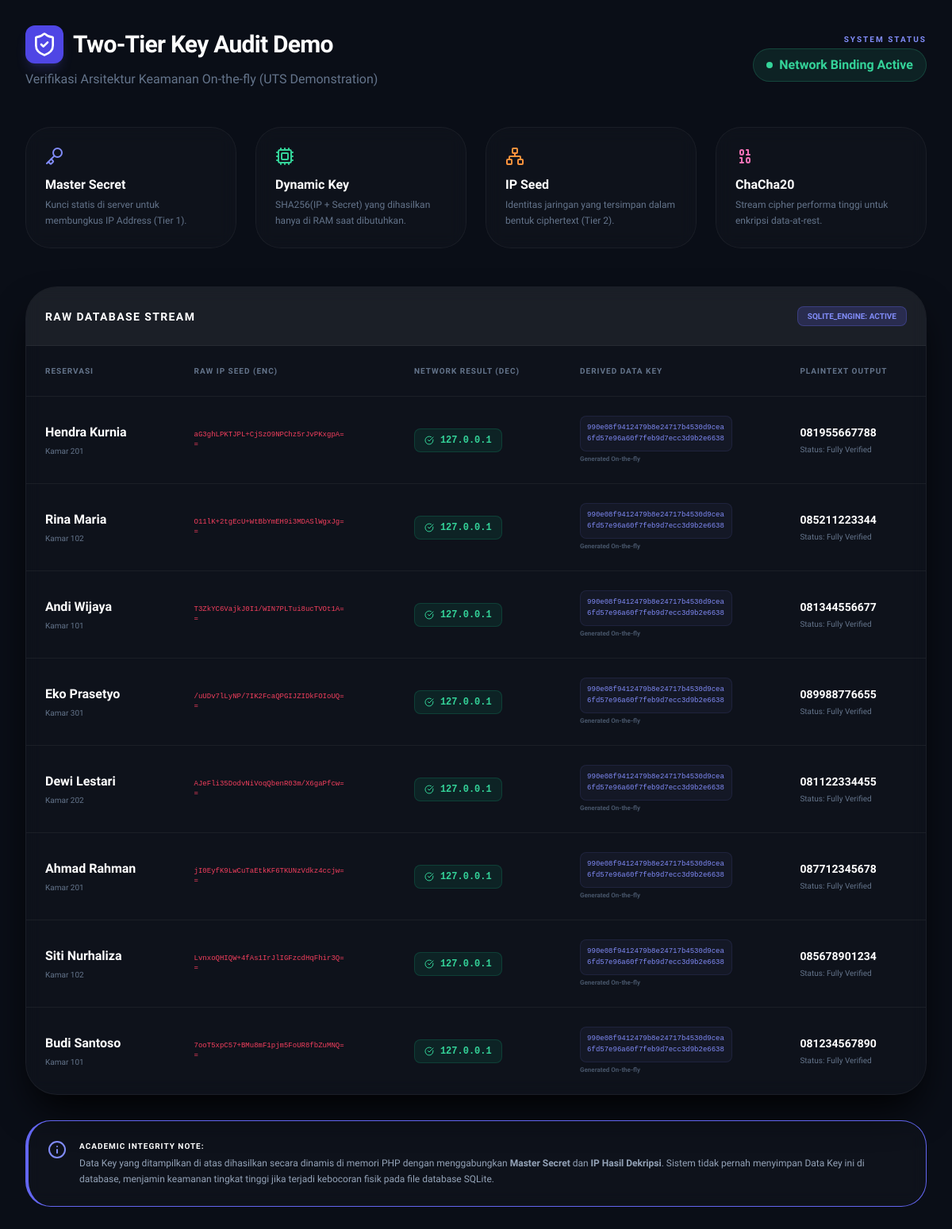
The page /audit_demo.php on the database its author committed.
### tables this page shows
CREATE TABLE reservations (
        id INTEGER PRIMARY KEY AUTOINCREMENT,
        customer_name TEXT,
        phone TEXT,
        email TEXT,
        address TEXT,
        check_in DATE,
        check_out DATE,
        notes TEXT, -- ATURAN 2: Sekarang Plaintext
        room_id INTEGER,
        status TEXT DEFAULT 'pending',
        encrypted_ip_seed TEXT, -- ATURAN 1 & 2: IP Terbungkus Master Key
        FOREIGN KEY(room_id) REFERENCES rooms(id)
    );

CREATE TABLE rooms (
        id INTEGER PRIMARY KEY AUTOINCREMENT,
        room_number TEXT UNIQUE,
        type TEXT,
        price INTEGER,
        status TEXT DEFAULT 'available'
    );

### helpers/security_helper.php (called while the page is built, shortened)
<?php
class SecurityHelper {
    private static function getMasterKey() {
        return hash('sha256', MASTER_SECRET, true);
    }
    public static function getDataKey($ip_address) {
        return hash('sha256', $ip_address . MASTER_SECRET, true);
    }
    public static function decryptData($ciphertext, $ip_address) {
        $key = self::getDataKey($ip_address);
        return self::coreDecrypt($ciphertext, $key);
    }
    public static function decryptIP($encrypted_ip) {
        $key = self::getMasterKey();
        return self::coreDecrypt($encrypted_ip, $key);
    }
    private static function coreDecrypt($base64_data, $key) {
        $decoded = base64_decode($base64_data);
        if (function_exists('sodium_crypto_stream_chacha20_xor')) {
            $nonce_len = 8;
            if (strlen($decoded) < $nonce_len) return "";
            $nonce = substr($decoded, 0, $nonce_len);
            $ciphertext = substr($decoded, $nonce_len);
            return (string)sodium_crypto_stream_chacha20_xor($ciphertext, $nonce, $key);
        } else {
            $nonce_len = 16;
            $nonce = substr($decoded, 0, $nonce_len);
            $ciphertext = substr($decoded, $nonce_len);
            return (string)openssl_decrypt($ciphertext, 'chacha20', $key, OPENSSL_RAW_DATA, $nonce);
        }
    }
}
?>

### audit_demo.php (the view, shortened to what this page needs)
<?php
require_once 'helpers/security_helper.php';
$db = new PDO("sqlite:" . DB_PATH);
$db->setAttribute(PDO::ATTR_ERRMODE, PDO::ERRMODE_EXCEPTION);
$query = "SELECT r.*, rm.room_number
          FROM reservations r
          JOIN rooms rm ON r.room_id = rm.id
          ORDER BY r.id DESC";
$data = $db->query($query)->fetchAll(PDO::FETCH_ASSOC);
?>
<!DOCTYPE html>
<html lang="en">
<head>
    <script src="https://cdn.tailwindcss.com"></script>
</head>
<body class="bg-[#0a0e17] text-slate-300 min-h-screen p-8">
    <div class="max-w-7xl mx-auto">
        <div class="flex justify-between items-center mb-12">
            <div>
                <h1 class="text-3xl font-black text-white tracking-tight flex items-center gap-3">
                    <span class="p-2 bg-indigo-600 rounded-xl shadow-lg shadow-indigo-500/20">
                        <i data-lucide="shield-check" class="w-8 h-8"></i>
                    </span>
                    Two-Tier Key Audit Demo
                </h1>
                <p class="text-slate-500 mt-2 font-medium">Verifikasi Arsitektur Keamanan On-the-fly (UTS Demonstration)</p>
            </div>
            <div class="text-right">
                <div class="text-[10px] font-bold text-indigo-400 uppercase tracking-[0.2em] mb-1">System Status</div>
                <div class="flex items-center gap-2 text-emerald-400 font-bold bg-emerald-400/10 px-4 py-2 rounded-full border border-emerald-400/20">
                    <span class="w-2 h-2 bg-emerald-400 rounded-full animate-pulse"></span>
                    Network Binding Active
                </div>
            </div>
        </div>
        <div class="grid grid-cols-1 md:grid-cols-4 gap-6 mb-12">
            <div class="glass p-6 rounded-[2rem]">
                <div class="text-indigo-400 mb-3"><i data-lucide="key" class="w-6 h-6"></i></div>
                <h3 class="text-white font-bold mb-1">Master Secret</h3>
                <p class="text-xs text-slate-500 leading-relaxed">Kunci statis di server untuk membungkus IP Address (Tier 1).</p>
            </div>
            <div class="glass p-6 rounded-[2rem]">
                <div class="text-emerald-400 mb-3"><i data-lucide="cpu" class="w-6 h-6"></i></div>
                <h3 class="text-white font-bold mb-1">Dynamic Key</h3>
                <p class="text-xs text-slate-500 leading-relaxed">SHA256(IP + Secret) yang dihasilkan hanya di RAM saat dibutuhkan.</p>
            </div>
            <div class="glass p-6 rounded-[2rem]">
                <div class="text-orange-400 mb-3"><i data-lucide="network" class="w-6 h-6"></i></div>
                <h3 class="text-white font-bold mb-1">IP Seed</h3>
                <p class="text-xs text-slate-500 leading-relaxed">Identitas jaringan yang tersimpan dalam bentuk ciphertext (Tier 2).</p>
            </div>
            <div class="glass p-6 rounded-[2rem]">
                <div class="text-pink-400 mb-3"><i data-lucide="binary" class="w-6 h-6"></i></div>
                <h3 class="text-white font-bold mb-1">ChaCha20</h3>
                <p class="text-xs text-slate-500 leading-relaxed">Stream cipher performa tinggi untuk enkripsi data-at-rest.</p>
            </div>
        </div>
        <div class="glass rounded-[2.5rem] overflow-hidden shadow-2xl shadow-black">
            <div class="p-6 bg-white/5 border-b border-white/5 flex items-center justify-between">
                <div class="text-sm font-bold text-white uppercase tracking-widest">Raw Database Stream</div>
                <div class="text-[10px] bg-indigo-500/20 text-indigo-400 px-3 py-1 rounded-lg border border-indigo-500/30 font-bold">SQLITE_ENGINE: ACTIVE</div>
            </div>
            <div class="overflow-x-auto">
                <table class="w-full text-left border-collapse">
                    <thead>
                        <tr class="text-[10px] font-black uppercase tracking-[0.1em] text-slate-500 border-b border-white/5">
                            <th class="p-6">Reservasi</th>
                            <th class="p-6">Raw IP Seed (Enc)</th>
                            <th class="p-6">Network Result (Dec)</th>
                            <th class="p-6">Derived Data Key</th>
                            <th class="p-6">Plaintext Output</th>
                        </tr>
                    </thead>
                    <tbody class="divide-y divide-white/5">
                        <?php foreach ($data as $row): ?>
                        <?php
                            $enc_ip = $row['encrypted_ip_seed'] ?? '';
                            $ip_asli = SecurityHelper::decryptIP($enc_ip);
                            $data_key = bin2hex(SecurityHelper::getDataKey($ip_asli));
                            $phone_dec = SecurityHelper::decryptData($row['phone'] ?? '', $ip_asli);
                        ?>
                        <tr class="group hover:bg-white/[0.02] transition-colors">
                            <td class="p-6">
                                <div class="text-white font-bold"><?= htmlspecialchars($row['customer_name'] ?? '') ?></div>
                                <div class="text-[10px] text-slate-500 mt-1">Kamar <?= $row['room_number'] ?></div>
                            </td>
                            <td class="p-6">
                                <div class="font-mono text-[9px] text-rose-500 break-all w-48 leading-tight">
                                    <?= $enc_ip ?>
                                </div>
                            </td>
                            <td class="p-6">
                                <div class="inline-flex items-center gap-2 bg-emerald-500/10 text-emerald-400 px-3 py-1.5 rounded-lg border border-emerald-500/20 font-mono text-xs font-bold">
                                    <i data-lucide="check-circle" class="w-3 h-3"></i>
                                    <?= $ip_asli ?: 'FAILED' ?>
                                </div>
                            </td>
                            <td class="p-6">
                                <div class="font-mono text-[9px] text-indigo-400 bg-indigo-400/5 p-2 rounded-lg border border-indigo-400/10 w-48 break-all">
                                    <?= $data_key ?>
                                </div>
                                <div class="text-[8px] text-slate-600 mt-1 font-bold">Generated On-the-fly</div>
                            </td>
                            <td class="p-6">
                                <div class="text-sm font-bold text-white">
                                    <?= htmlspecialchars($phone_dec) ?>
                                </div>
                                <div class="text-[10px] text-slate-500 mt-1">Status: Fully Verified</div>
                            </td>
                        </tr>
                        <?php endforeach; ?>
                    </tbody>
                </table>
            </div>
        </div>
        <div class="mt-8 p-6 glass rounded-[2rem] border-l-4 border-indigo-500 flex gap-4">
            <div class="text-indigo-400"><i data-lucide="info" class="w-6 h-6"></i></div>
            <div class="text-xs leading-relaxed text-slate-400">
                <strong class="text-white block mb-1 uppercase tracking-widest text-[10px]">Academic Integrity Note:</strong>
                Data Key yang ditampilkan di atas dihasilkan secara dinamis di memori PHP dengan menggabungkan <strong>Master Secret</strong> dan <strong>IP Hasil Dekripsi</strong>.
                Sistem tidak pernah menyimpan Data Key ini di database, menjamin keamanan tingkat tinggi jika terjadi kebocoran fisik pada file database SQLite.
            </div>
        </div>
    </div>
</body>
</html>

### audit_demo.php (style rules this page uses)
body { font-family: 'Plus Jakarta Sans', sans-serif; }
.font-mono { font-family: 'JetBrains Mono', monospace; }
.glass { background: rgba(255, 255, 255, 0.02); backdrop-filter: blur(10px); border: 1px solid rgba(255, 255, 255, 0.05); }

### rows shown on the page
reservations: customer_name "Hendra Kurnia", room.room_number "201", encrypted_ip_seed "aG3ghLPKTJPL+CjSzO9NPChz5rJvPKxgpA==", encrypted_ip_seed "127.0.0.1", encrypted_ip_seed "990e08f9412479b8e24717b4530d9cea6fd57e96a60f7feb9d7ecc3d9b2e6638", phone_dec "081955667788"
reservations: customer_name "Rina Maria", room.room_number "102", encrypted_ip_seed "O11lK+2tgEcU+WtBbYmEH9i3MDASlWgxJg==", encrypted_ip_seed "127.0.0.1", encrypted_ip_seed "990e08f9412479b8e24717b4530d9cea6fd57e96a60f7feb9d7ecc3d9b2e6638", phone_dec "085211223344"
reservations: customer_name "Andi Wijaya", room.room_number "101", encrypted_ip_seed "T3ZkYC6VajkJ0I1/WIN7PLTui8ucTVOt1A==", encrypted_ip_seed "127.0.0.1", encrypted_ip_seed "990e08f9412479b8e24717b4530d9cea6fd57e96a60f7feb9d7ecc3d9b2e6638", phone_dec "081344556677"
reservations: customer_name "Eko Prasetyo", room.room_number "301", encrypted_ip_seed "/uUDv7lLyNP/7IK2FcaQPGIJZIDkFOIoUQ==", encrypted_ip_seed "127.0.0.1", encrypted_ip_seed "990e08f9412479b8e24717b4530d9cea6fd57e96a60f7feb9d7ecc3d9b2e6638", phone_dec "089988776655"
reservations: customer_name "Dewi Lestari", room.room_number "202", encrypted_ip_seed "AJeFli35DodvNiVoqQbenR03m/X6gaPfcw==", encrypted_ip_seed "127.0.0.1", encrypted_ip_seed "990e08f9412479b8e24717b4530d9cea6fd57e96a60f7feb9d7ecc3d9b2e6638", phone_dec "081122334455"
reservations: customer_name "Ahmad Rahman", room.room_number "201", encrypted_ip_seed "jI0EyfK9LwCuTaEtkKF6TKUNzVdkz4ccjw==", encrypted_ip_seed "127.0.0.1", encrypted_ip_seed "990e08f9412479b8e24717b4530d9cea6fd57e96a60f7feb9d7ecc3d9b2e6638", phone_dec "087712345678"
reservations: customer_name "Siti Nurhaliza", room.room_number "102", encrypted_ip_seed "LvnxoQHIQW+4fAs1IrJlIGFzcdHqFhir3Q==", encrypted_ip_seed "127.0.0.1", encrypted_ip_seed "990e08f9412479b8e24717b4530d9cea6fd57e96a60f7feb9d7ecc3d9b2e6638", phone_dec "085678901234"
reservations: customer_name "Budi Santoso", room.room_number "101", encrypted_ip_seed "7ooT5xpC57+BMu8mF1pjm5FoUR8fbZuMNQ==", encrypted_ip_seed "127.0.0.1", encrypted_ip_seed "990e08f9412479b8e24717b4530d9cea6fd57e96a60f7feb9d7ecc3d9b2e6638", phone_dec "081234567890"
